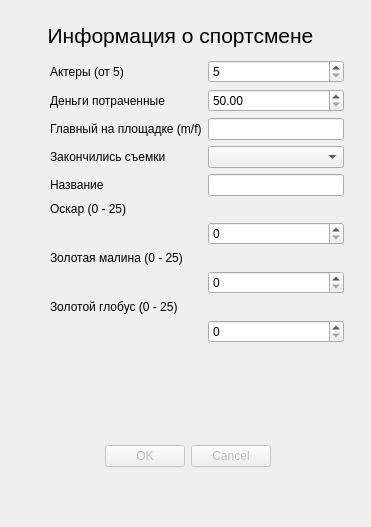
<?xml version="1.0" encoding="UTF-8"?>
<ui version="4.0">
 <class>DialogInputData</class>
 <widget class="QDialog" name="DialogInputData">
  <property name="geometry">
   <rect>
    <x>0</x>
    <y>0</y>
    <width>371</width>
    <height>527</height>
   </rect>
  </property>
  <property name="minimumSize">
   <size>
    <width>371</width>
    <height>527</height>
   </size>
  </property>
  <property name="maximumSize">
   <size>
    <width>371</width>
    <height>527</height>
   </size>
  </property>
  <property name="windowTitle">
   <string>Kinoserial Info</string>
  </property>
  <widget class="QDialogButtonBox" name="buttonBox">
   <property name="enabled">
    <bool>false</bool>
   </property>
   <property name="geometry">
    <rect>
     <x>100</x>
     <y>440</y>
     <width>171</width>
     <height>32</height>
    </rect>
   </property>
   <property name="orientation">
    <enum>Qt::Horizontal</enum>
   </property>
   <property name="standardButtons">
    <set>QDialogButtonBox::Cancel|QDialogButtonBox::Ok</set>
   </property>
  </widget>
  <widget class="QLabel" name="label_9">
   <property name="geometry">
    <rect>
     <x>40</x>
     <y>20</y>
     <width>281</width>
     <height>31</height>
    </rect>
   </property>
   <property name="font">
    <font>
     <pointsize>16</pointsize>
    </font>
   </property>
   <property name="text">
    <string>Информация о спортсмене</string>
   </property>
   <property name="alignment">
    <set>Qt::AlignCenter</set>
   </property>
  </widget>
  <widget class="QWidget" name="layoutWidget">
   <property name="geometry">
    <rect>
     <x>50</x>
     <y>60</y>
     <width>294</width>
     <height>348</height>
    </rect>
   </property>
   <layout class="QFormLayout" name="formLayout">
    <item row="0" column="0">
     <widget class="QLabel" name="label">
      <property name="text">
       <string>Актеры (от 5)</string>
      </property>
     </widget>
    </item>
    <item row="0" column="1">
     <widget class="QSpinBox" name="actorsSpinBox">
      <property name="minimum">
       <number>5</number>
      </property>
      <property name="maximum">
       <number>9999</number>
      </property>
      <property name="value">
       <number>5</number>
      </property>
     </widget>
    </item>
    <item row="2" column="0">
     <widget class="QLabel" name="label_2">
      <property name="text">
       <string>Деньги потраченные </string>
      </property>
     </widget>
    </item>
    <item row="2" column="1">
     <widget class="QDoubleSpinBox" name="dengiSpinBox">
      <property name="minimum">
       <double>50.000000000000000</double>
      </property>
      <property name="maximum">
       <double>180.000000000000000</double>
      </property>
     </widget>
    </item>
    <item row="4" column="0">
     <widget class="QLabel" name="label_3">
      <property name="text">
       <string>Главный на площадке (m/f)</string>
      </property>
     </widget>
    </item>
    <item row="4" column="1">
     <widget class="QLineEdit" name="glavnuLineEdit"/>
    </item>
    <item row="6" column="0">
     <widget class="QLabel" name="label_4">
      <property name="text">
       <string>Закончились съемки</string>
      </property>
     </widget>
    </item>
    <item row="6" column="1">
     <widget class="QComboBox" name="endComboBox"/>
    </item>
    <item row="8" column="0">
     <widget class="QLabel" name="label_5">
      <property name="text">
       <string>Название </string>
      </property>
     </widget>
    </item>
    <item row="8" column="1">
     <widget class="QLineEdit" name="nameLineEdit"/>
    </item>
    <item row="10" column="0" colspan="2">
     <widget class="QLabel" name="label_6">
      <property name="text">
       <string>Оскар (0 - 25)</string>
      </property>
     </widget>
    </item>
    <item row="11" column="1">
     <widget class="QSpinBox" name="goldMedalsSpin">
      <property name="maximum">
       <number>25</number>
      </property>
     </widget>
    </item>
    <item row="12" column="0" colspan="2">
     <widget class="QLabel" name="label_7">
      <property name="text">
       <string>Золотая малина (0 - 25)</string>
      </property>
     </widget>
    </item>
    <item row="13" column="1">
     <widget class="QSpinBox" name="silverMedalsSpin">
      <property name="maximum">
       <number>25</number>
      </property>
     </widget>
    </item>
    <item row="14" column="0" colspan="2">
     <widget class="QLabel" name="label_8">
      <property name="text">
       <string>Золотой глобус (0 - 25)</string>
      </property>
     </widget>
    </item>
    <item row="15" column="1">
     <widget class="QSpinBox" name="bronzeMedalsSpin">
      <property name="maximum">
       <number>25</number>
      </property>
     </widget>
    </item>
   </layout>
  </widget>
 </widget>
 <resources/>
 <connections>
  <connection>
   <sender>buttonBox</sender>
   <signal>accepted()</signal>
   <receiver>DialogInputData</receiver>
   <slot>accept()</slot>
   <hints>
    <hint type="sourcelabel">
     <x>248</x>
     <y>254</y>
    </hint>
    <hint type="destinationlabel">
     <x>157</x>
     <y>274</y>
    </hint>
   </hints>
  </connection>
  <connection>
   <sender>buttonBox</sender>
   <signal>rejected()</signal>
   <receiver>DialogInputData</receiver>
   <slot>reject()</slot>
   <hints>
    <hint type="sourcelabel">
     <x>316</x>
     <y>260</y>
    </hint>
    <hint type="destinationlabel">
     <x>286</x>
     <y>274</y>
    </hint>
   </hints>
  </connection>
 </connections>
</ui>
